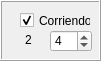
   <widget class="QFrame" name="frmCombinar">
    <property name="geometry">
     <rect>
      <x>370</x>
      <y>60</y>
      <width>101</width>
      <height>61</height>
     </rect>
    </property>
    <property name="frameShape">
     <enum>QFrame::Shape::Box</enum>
    </property>
    <property name="frameShadow">
     <enum>QFrame::Shadow::Raised</enum>
    </property>
    <widget class="QCheckBox" name="checkBoxCombinar">
     <property name="geometry">
      <rect>
       <x>20</x>
       <y>10</y>
       <width>71</width>
       <height>21</height>
      </rect>
     </property>
     <property name="text">
      <string>Corriendo</string>
     </property>
     <property name="checked">
      <bool>true</bool>
     </property>
    </widget>
    <widget class="QSpinBox" name="sbxCombinar">
     <property name="enabled">
      <bool>true</bool>
     </property>
     <property name="geometry">
      <rect>
       <x>50</x>
       <y>30</y>
       <width>42</width>
       <height>22</height>
      </rect>
     </property>
     <property name="minimum">
      <number>1</number>
     </property>
     <property name="maximum">
      <number>20</number>
     </property>
     <property name="value">
      <number>4</number>
     </property>
    </widget>
    <widget class="QLabel" name="lblCountdownCombinar">
     <property name="geometry">
      <rect>
       <x>10</x>
       <y>30</y>
       <width>37</width>
       <height>21</height>
      </rect>
     </property>
     <property name="text">
      <string>2</string>
     </property>
     <property name="textFormat">
      <enum>Qt::TextFormat::RichText</enum>
     </property>
     <property name="alignment">
      <set>Qt::AlignmentFlag::AlignCenter</set>
     </property>
    </widget>
   </widget>
